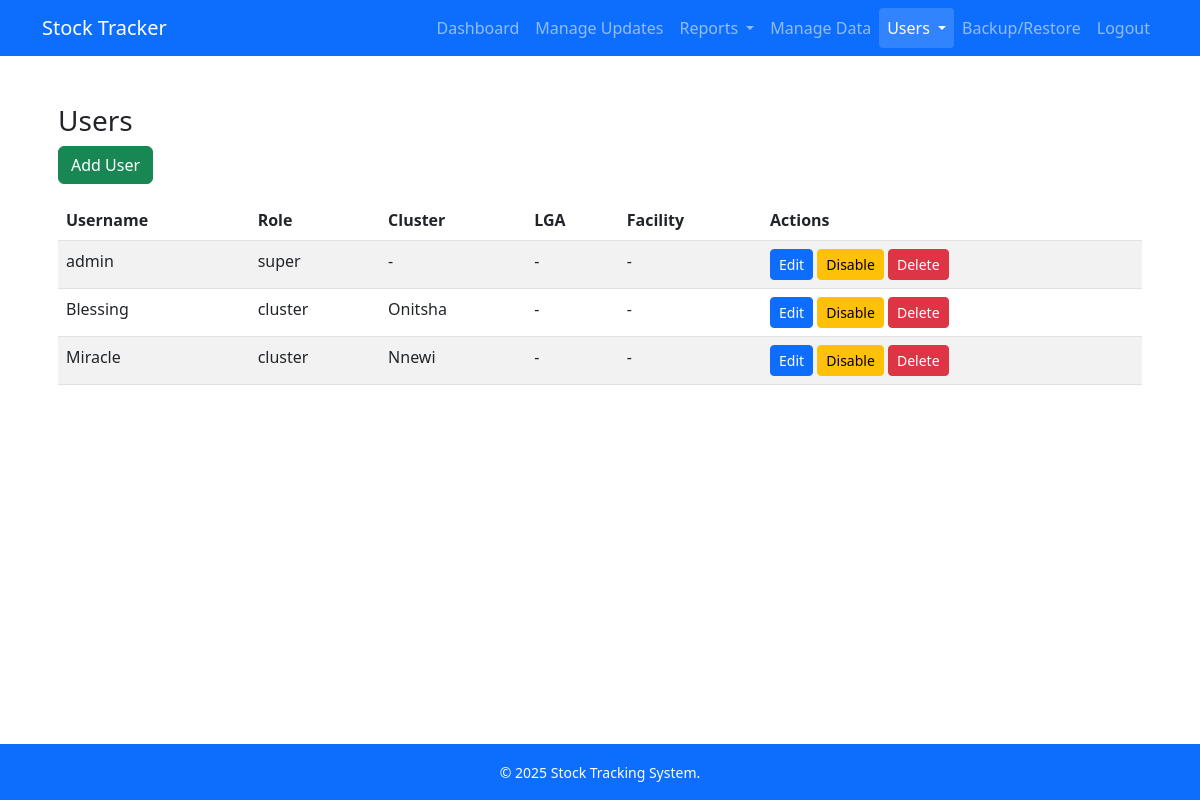
/auth/users (signed in), run on an earlier commit of the app's database.
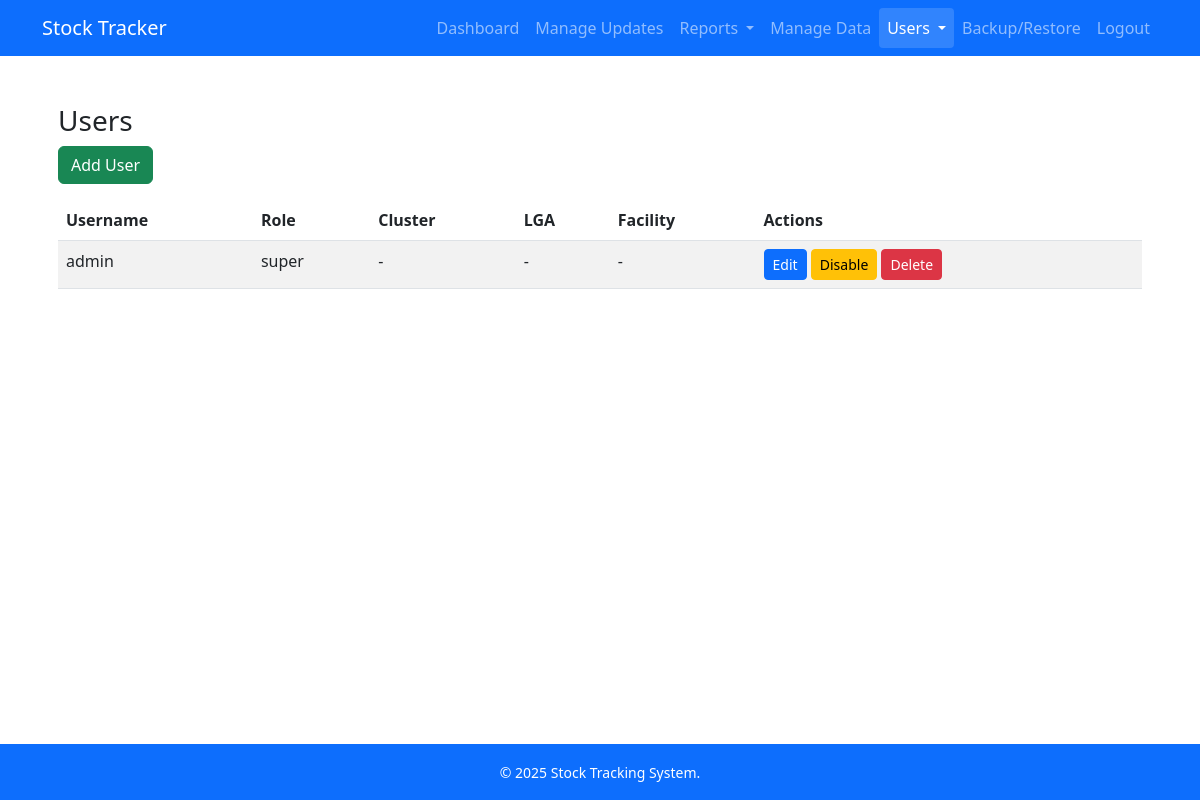
And on a later commit of the database.
### models.py (models this page shows, shortened)
class User(db.Model, UserMixin):
    id = db.Column(db.Integer, primary_key=True)
    username = db.Column(db.String(64), unique=True, nullable=False)
    password_hash = db.Column(db.String(128), nullable=False)
    role = db.Column(db.String(20), nullable=False, default='facility')
    cluster_id = db.Column(db.Integer, db.ForeignKey('cluster.id'), nullable=True)
    lga_id = db.Column(db.Integer, db.ForeignKey('lga.id'), nullable=True)
    facility_id = db.Column(db.Integer, db.ForeignKey('facility.id'), nullable=True)
    active = db.Column(db.Boolean, default=True)
    cluster = db.relationship('Cluster', backref='users')
    lga = db.relationship('LGA', backref='users')
    facility = db.relationship('Facility', foreign_keys=[facility_id], backref='users')

class Cluster(db.Model):
    id = db.Column(db.Integer, primary_key=True)
    name = db.Column(db.String(100), unique=True, nullable=False)
    lgas = db.relationship('LGA', backref='cluster', lazy=True)

### auth/routes.py (the view)
@auth_bp.route('/users')
@login_required
def list_users():
    if current_user.role != 'super':
        abort(403)
    users = User.query.all()
    return render_template('users.html', users=users)

### app.py (called while the page is built)
@login_manager.user_loader
def load_user(user_id):
    return User.query.get(int(user_id))

### templates/users.html
{% extends "base.html" %}
{% block content %}
<div class="container mt-4">
  <h3>Users</h3>
  <a href="{{ url_for('auth.add_user') }}" class="btn btn-success mb-3">Add User</a>
  <table class="table table-striped">
    <thead>
      <tr>
        <th>Username</th>
        <th>Role</th>
        <th>Cluster</th>
        <th>LGA</th>
        <th>Facility</th>
        <th>Actions</th>
      </tr>
    </thead>
    <tbody>
      {% for u in users %}
      <tr>
        <td>{{ u.username }}</td>
        <td>{{ u.role }}</td>
        <td>{{ u.cluster.name if u.cluster else '-' }}</td>
        <td>{{ u.lga.name if u.lga else '-' }}</td>
        <td>{{ u.facility.name if u.facility else '-' }}</td>
        <td>
          <a href="{{ url_for('auth.edit_user', user_id=u.id) }}" class="btn btn-sm btn-primary">Edit</a>
          {% if u.active %}
            <a href="{{ url_for('auth.toggle_user', user_id=u.id) }}"
               class="btn btn-warning btn-sm">Disable</a>
          {% else %}
            <a href="{{ url_for('auth.toggle_user', user_id=u.id) }}"
               class="btn btn-success btn-sm">Enable</a>
          {% endif %}
          <a href="{{ url_for('auth.delete_user', user_id=u.id) }}"
             class="btn btn-danger btn-sm"
             onclick="return confirm('Are you sure you want to delete this user?')">Delete</a>
        </td>
      </tr>
      {% endfor %}
    </tbody>
  </table>
</div>
{% endblock %}

What changed in the data, as far as the page shows it:
removed User: username "Blessing", role "cluster", cluster "Onitsha", lga "-", facility "-"
removed User: username "Miracle", role "cluster", cluster "Nnewi", lga "-", facility "-"
